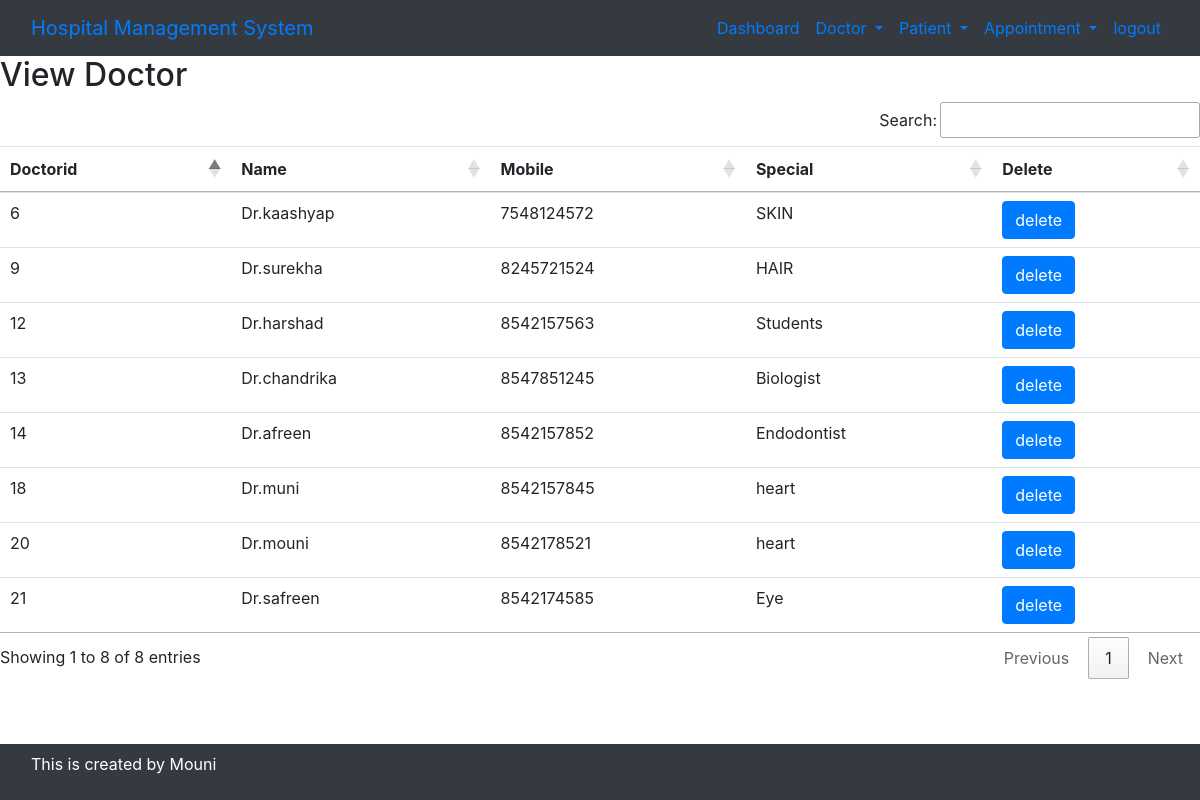
/view_Doctor/ (signed in), run on an earlier commit of the app's database.
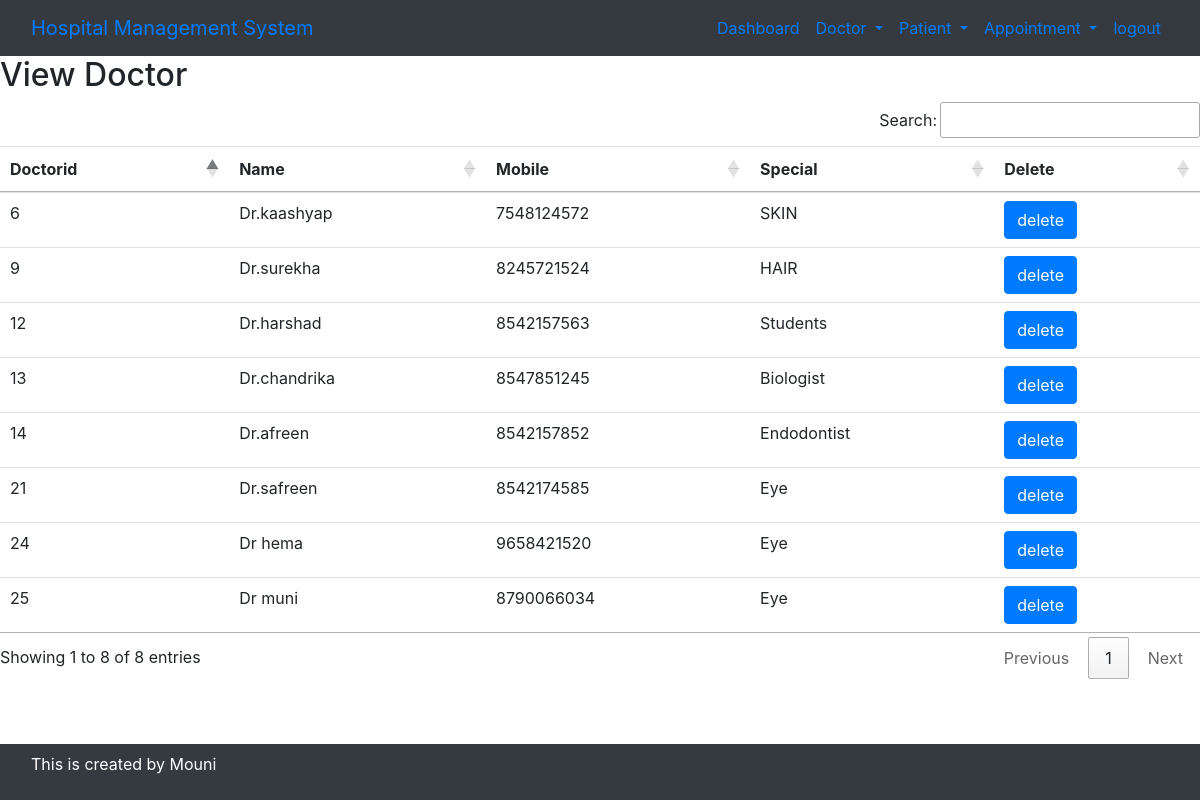
And on a later commit of the database.
### app/models.py (models this page shows, shortened)
class Doctor(models.Model):
    Name=models.CharField(max_length=100)
    mobile=models.IntegerField()
    special=models.CharField(max_length=100)

### app/views.py (the view)
# urls.py: path('view_Doctor/',view_Doctor,name='view_Doctor'),
@login_required
def view_Doctor(request):
    DOC=Doctor.objects.all()
    d={'DOC':DOC}
    return render(request,'View_Doctor.html',d)

### templates/View_Doctor.html
{% include 'Base.html' %}
{% include 'navigation.html' %}
{% block content %}
    <div>
        <h2>View Doctor</h2>
        <table id="example" class="table table-hover">
            <thead>
                <tr>
                    <th>Doctorid</th>
                    <th>Name</th>
                    <th>Mobile</th>
                    <th>Special</th>
                    <th>Delete</th>
                </tr>
            </thead>
            <tbody>
                {% for i in DOC %}
                <tr>
                    <td>{{i.id}}</td>
                    <td>{{i.Name}}</td>
                    <td>{{i.mobile}}</td>
                    <td>{{i.special}}</td>
                    <td><a href="{% url 'delete_Doctor' i.id %}" onclick="return confirm('Are u sure u want to delete ?')"  class="btn btn-primary">delete</a></td>
                </tr>
                {% endfor %}
            </tbody>
        </table>
    </div>
{% endblock content %}
{% include 'footer.html' %}

What changed in the data, as far as the page shows it:
removed Doctor: id "18", Name "Dr.muni", mobile "8542157845", special "heart"
removed Doctor: id "20", Name "Dr.mouni", mobile "8542178521", special "heart"
added Doctor: id "24", Name "Dr hema", mobile "9658421520", special "Eye"
added Doctor: id "25", Name "Dr muni", mobile "8790066034", special "Eye"
